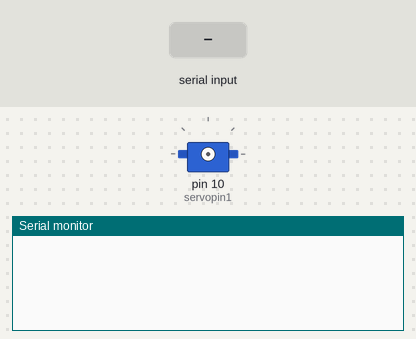
Recording of a sketch running on a simulated Arduino Uno, built with avr-gcc and run on an emulated ATmega328P. Shown: servo, the last lines printed to the serial monitor. Wiring (inferred from the names in the program): servo: signal pin 10. The test bench sets the inputs (shaded band). Servo pulses on a pin are drawn as a servo (544–2400 µs = 0–180°).

Above: at 1.2 s.
1.3 s: "1\n" received over Serial
At 2.1 s:
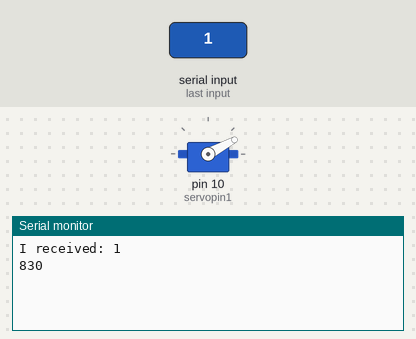
2.8 s: "90,45\n" received over Serial
At 4.3 s:
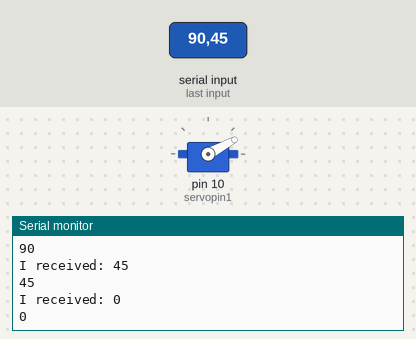
Timing chart, 0 to 5.8 s (numbered marks = the images above; inputs shaded):
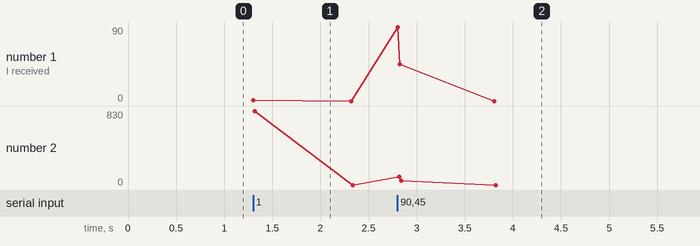

The sketch:

suvo_liang.ino
```cpp
int servopin1=10;
int servopin2=11;
int servopin3=9;
int servopin4=6;

//40mm 1350
// 1600 near 40mm part  1100

//1520 middle
//1300 near 1700 far

void setup(){
  pinMode(servopin1,OUTPUT);
  //pinMode(servopin2,OUTPUT);
  //pinMode(servopin3,OUTPUT);
  //pinMode(servopin4,OUTPUT);
  Serial.begin(9600);
}
int l=700;
int i=0;
int j=0;
int k=0;
void loop(){
  for(i=0;i<100;){
    if (Serial.available() > 0) {
      // read the incoming byte:
                l = Serial.parseInt();
                // say what you got:
                Serial.print("I received: ");
                Serial.println(l, DEC);
        if(l==1){
          l=830;
        }else{
          l=l;//hi github. No meaning
        }

      for(j=0;j<20;j++){
        digitalWrite(servopin1,HIGH);
        delayMicroseconds(l);
        digitalWrite(servopin1,LOW);
      }
      Serial.println(l);
    }
    for(j=0;j<20;j++){
      //Why for here?
	  //Wenpin: please printf the info
    }
  }
}
```

Measured:
- after the input at 1.3 s, the serial monitor: prints a new line at once (image 1)
- after the input at 2.8 s, the serial monitor: prints a new line at once (image 2)
